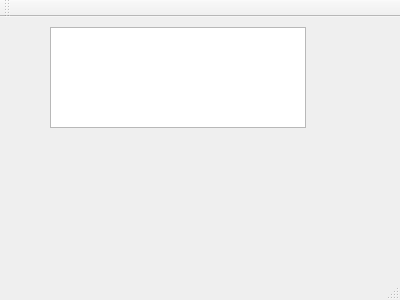
<?xml version="1.0" encoding="UTF-8"?>
<ui version="4.0">
 <class>MainWindow</class>
 <widget class="QMainWindow" name="MainWindow">
  <property name="geometry">
   <rect>
    <x>0</x>
    <y>0</y>
    <width>400</width>
    <height>300</height>
   </rect>
  </property>
  <property name="windowTitle">
   <string>MainWindow</string>
  </property>
  <widget class="QWidget" name="centralWidget">
   <widget class="QTextBrowser" name="textBrowser">
    <property name="geometry">
     <rect>
      <x>50</x>
      <y>10</y>
      <width>256</width>
      <height>101</height>
     </rect>
    </property>
   </widget>
  </widget>
  <widget class="QMenuBar" name="menuBar">
   <property name="geometry">
    <rect>
     <x>0</x>
     <y>0</y>
     <width>400</width>
     <height>29</height>
    </rect>
   </property>
  </widget>
  <widget class="QToolBar" name="mainToolBar">
   <attribute name="toolBarArea">
    <enum>TopToolBarArea</enum>
   </attribute>
   <attribute name="toolBarBreak">
    <bool>false</bool>
   </attribute>
  </widget>
  <widget class="QStatusBar" name="statusBar"/>
 </widget>
 <layoutdefault spacing="6" margin="11"/>
 <resources/>
 <connections/>
</ui>
